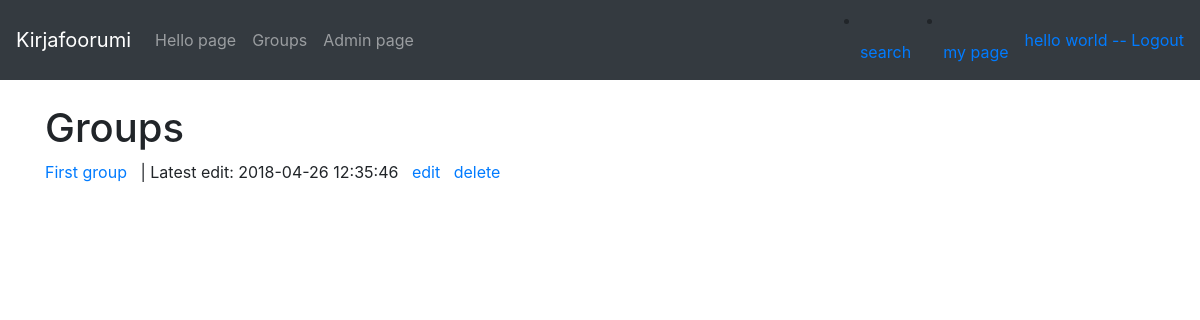
Page /groups/search/1 (signed in) on the committed database.
### application/auth/models.py (models this page shows, shortened)
class User(Base):
    __tablename__ = "account"
    name = db.Column(db.String(144), unique=True, nullable=False)
    username = db.Column(db.String(144), unique=True, nullable=False)
    password = db.Column(db.String(144), nullable=False)
    messages = db.relationship("Message", backref='account', lazy=True)
    groups = db.relationship("Groups", backref='account', lazy=True)
    role_id = db.Column(db.Integer, db.ForeignKey('role.id'), nullable = False)
    def get_role(self):
        return Role.query.get(self.role_id)

### application/messages/models.py (models this page shows, shortened)
class Groups(Base):
    heading = db.Column(db.String(20), nullable=False)
    account_id = db.Column(db.Integer, db.ForeignKey('account.id'), nullable = False)
    book_id = db.Column(db.Integer, db.ForeignKey('book.id'))
    messages = db.relationship("Message", backref='Groups', lazy=True)

### application/messages/messages.py (the view)
@app.route("/groups/search/<category_id>")
def group_search_result(category_id):
    stmt = text("SELECT DISTINCT Groups.* FROM Groups, Group_category WHERE Groups.id = group_category.group_id AND group_category.category_id = :id ORDER BY groups.date_modified DESC").params(id=category_id)
    res = db.engine.execute(stmt)
    response = []
    for row in res:
        response.append({"id":row[0], "date_created":row[1], "date_modified":row[2], "heading":row[3], "account_id":row[4], "book_id":row[5]})
    return render_template("messages/groupSearch.html", groups = response)

### application/__init__.py (called while the page is built)
@login_manager.user_loader
def load_user(user_id):
    return User.query.get(user_id)

### application/templates/messages/groupSearch.html
{% extends "layout.html" %}
{% block body %}
<h1>Groups</h1>
    {% for group in groups %}
    <p>
        <a href="{{ url_for('group_messages', group_id= group.id) }}"> {{ group.heading }} </a>
        &nbsp; | Latest edit: {{ group.date_modified }} &nbsp;
        {% if current_user.id == group.account_id %}
        <a href="{{ url_for('modify_group_form', group_id=group.id) }}">edit</a> &nbsp;
        {% endif %}
        {% if current_user.is_authenticated %}
        {% if current_user.id == group.account_id or current_user.get_role().role == "ADMIN" %}
        <a href="{{ url_for('delete_group', group_id=group.id) }}">delete</a>
        {% endif %}
        {% endif %}
    </p>
    {% endfor %}
{% endblock %}

### application/templates/layout.html (shortened to what this page needs)
<!DOCTYPE html>
<html>
  <head>
    <link rel="stylesheet" href="https://maxcdn.bootstrapcdn.com/bootstrap/4.0.0/css/bootstrap.min.css">
  </head>
  <body>
    <nav class="navbar navbar-expand-md navbar-dark bg-dark mb-4">
      <a class="navbar-brand" href="#">Kirjafoorumi</a>
          <div class="collapse navbar-collapse" id="navbarCollapse">
            <ul class="navbar-nav mr-auto">
              <li class="nav-item">
                <a class="nav-link" href="{{ url_for('hello') }}">Hello page</a>
              </li>
              <li class="nav-item">
                  <a class="nav-link" href="{{ url_for('all_groups') }}">Groups</a>
              </li>
              {% if current_user.is_authenticated %}
              {% if current_user.get_role().role == "ADMIN" %}
              <li class="nav-item">
                  <a class="nav-link" href="{{ url_for('admin_users') }}">Admin page</a>
              </li>
              {% endif %}
              {% endif %}
            </ul>
            <div class="form-inline mt-2 mt-md-0">
                <li class="nav-item">
                    <a class="nav-link" href="{{ url_for('group_search') }}">search</a>
                </li>
              {% if current_user.is_authenticated %}
              <li class="nav-item">
                  <a class="nav-link" href="{{ url_for('my_page') }}">my page</a>
              </li>
              <a href="{{ url_for('auth_logout') }}"> {{ current_user.name }} -- Logout</a>
              {% else %}
                <a href="{{ url_for('auth_login') }}"> login -</a>
                <a></a>
                <a href="{{ url_for('auth_register') }}"> - register </a>
              {% endif %}
            </div>
          </div>
    </nav>
    <main role="main" class="container">
      {% block body %}{% endblock %}
    </main>
  </body>
</html>

### rows in the picture
User: name "hello world"
Groups: heading "First group", date_modified "2018-04-26 12:35:46"
